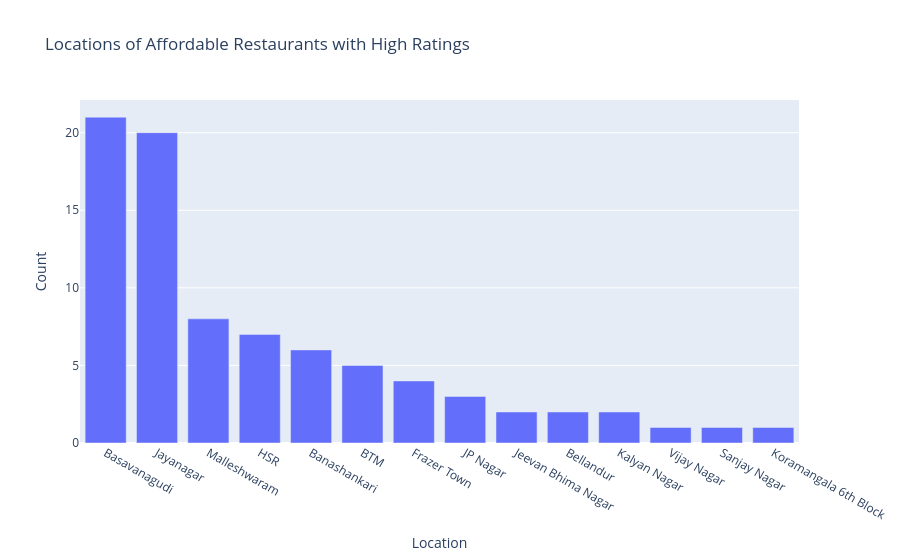

Notebook code cell kept with this figure:
### Markdown cell above
# Where are most of the best chepest  Restaurants are located ?

### Code cell
# Filter for affordable restaurants with high ratings and get location counts
affordable_high_rated = df[(df["cost"] <= 100) & (df["rate"] >= 4)].sort_values(by=["rate"], ascending=False)
location_counts = affordable_high_rated.location.value_counts()

# Create a bar chart using Plotly Express
fig = px.bar(
    x=location_counts.index,  # Location names
    y=location_counts.values,  # Count values
    labels={'x': 'Location', 'y': 'Count'},
    title='Locations of Affordable Restaurants with High Ratings'
)

# Display the figure
fig.show()

### Figure 1 — Plotly figure (JSON) as saved in the notebook; plotly's stock layout.template omitted (floating-point values rounded to 4 significant figures)
{"data": [{"alignmentgroup": "True", "hovertemplate": "Location=%{x}<br>Count=%{y}<extra></extra>", "legendgroup": "", "marker": {"color": "#636efa", "pattern": {"shape": ""}}, "name": "", "offsetgroup": "", "orientation": "v", "showlegend": false, "textposition": "auto", "type": "bar", "x": ["Basavanagudi", "Jayanagar", "Malleshwaram", "HSR", "Banashankari", "BTM", "Frazer Town", "JP Nagar", "Jeevan Bhima Nagar", "Bellandur", "Kalyan Nagar", "Vijay Nagar", "Sanjay Nagar", "Koramangala 6th Block"], "xaxis": "x", "y": [21, 20, 8, 7, 6, 5, 4, 3, 2, 2, 2, 1, 1, 1], "yaxis": "y"}], "layout": {"barmode": "relative", "legend": {"tracegroupgap": 0}, "title": {"text": "Locations of Affordable Restaurants with High Ratings"}, "xaxis": {"anchor": "y", "domain": [0, 1], "title": {"text": "Location"}}, "yaxis": {"anchor": "x", "domain": [0, 1], "title": {"text": "Count"}}}}
